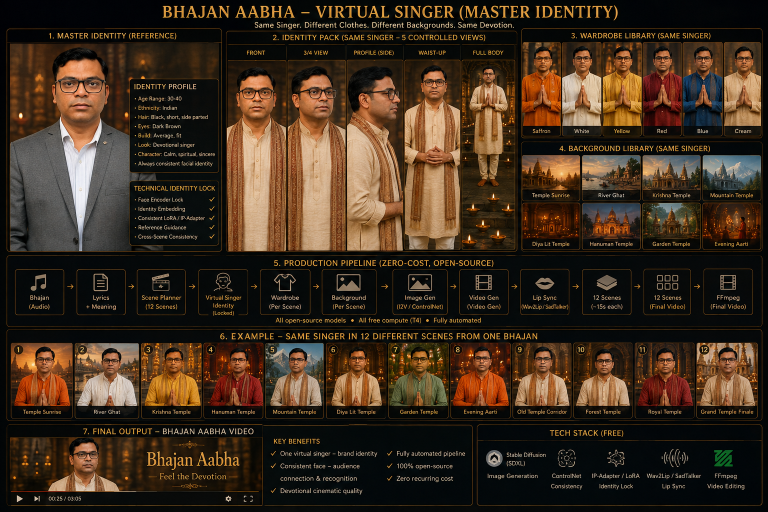
#> input picture uks model image.png, 1536 x 1024 px, found by its file name (shown at 1/2 size)
$ python exact_identity_production.py
#> lines starting #> are read from the running program, lines starting #| are printed output that depends on the picture
from __future__ import annotations

import json
import os
import shutil
import subprocess
import sys
from pathlib import Path

# When this file is launched as `python app/exact_identity_production.py`,
# Python places /app on sys.path rather than the repository root. Add the
# repository root explicitly so sibling app modules can be imported reliably.
ROOT = Path(__file__).resolve().parents[1]
if str(ROOT) not in sys.path:
    sys.path.insert(0, str(ROOT))

from PIL import Image, ImageEnhance

OUT = ROOT / "output"
WORK = OUT / "exact_identity_work"
AUDIO = OUT / "bhajan_source.mp3"
FINAL = OUT / "bhajan_aabha_exact_identity.mp4"
REFERENCE = ROOT / "assets" / "uks model image.png"

VIDEO_SECONDS = int(os.getenv("VIDEO_SECONDS", "180"))
SCENE_SECONDS = 15
SCENE_COUNT = VIDEO_SECONDS // SCENE_SECONDS

LYRICS = """[Intro]
श्री राम... श्री राम... जय जय राम...

[Verse 1]
मन में बसो रघुनंदन, चरणों में मेरा ध्यान
राम नाम की ज्योति जले, रोशन हो हर प्राण

[Pre-Chorus]
तेरे नाम की धुन बजे, हर धड़कन में आज
तेरी कृपा से खिल उठे, जीवन का हर राज

[Chorus]
श्री राम जय राम, जय जय राम
मेरे मन के दीप में, बसते श्री राम

[Instrumental Break]

[Verse 2]
दुख की घड़ी में साथ दो, हे दीनदयाल भगवान
तेरा नाम ही आसरा, तेरा नाम ही सम्मान

[Pre-Chorus]
तेरी राह में चल पड़ूँ, मन में लेकर विश्वास
राम नाम की शक्ति से, मिट जाए हर त्रास

[Chorus]
श्री राम जय राम, जय जय राम
मेरे मन के दीप में, बसते श्री राम

[Verse 3]
अयोध्या के राजकुमार, करुणा के भंडार
तेरे चरणों में मिल जाए, जीवन का सच्चा सार

[Build]
जय श्री राम की गूंज उठे, नभ से धरती तक
ढोल बजे और शंख बजे, प्रेम बहे हर पल

[Final Chorus]
श्री राम जय राम, जय जय राम
मेरे मन के दीप में, बसते श्री राम
श्री राम जय राम, जय जय राम
जय जय राम... जय जय राम...

[Outro]
श्री राम... जय राम... जय जय राम..."""

MUSIC_CAPTION = """Modern high-energy Hindi devotional bhajan made like a current YouTube DJ devotional song, 128 BPM, 4/4, polished commercial stereo production, powerful expressive Hindi male lead vocal clearly singing every lyric with natural emotion and clean pronunciation, catchy devotional melody, memorable chorus, energetic EDM arrangement, punchy four-on-the-floor kick, deep controlled sub bass, synth bass, bright synth leads, wide pads, electronic percussion, claps, dhol and dholak layered with tabla, cinematic risers, tasteful temple bells, bansuri accents, harmonium texture, short instrumental intro, strong verse build, massive chorus, rhythmic instrumental break, final chorus with layered backing vocals. NOT meditation music, NOT sleepy, NOT ambient, NOT acoustic-only, NOT spoken narration, NOT humming, NOT a cappella, NOT instrumental-only."""


def run(*args: str) -> None:
    print("RUN:", " ".join(map(str, args)), flush=True)
    subprocess.run([str(x) for x in args], check=True)


def prepare_singer() -> Path:
    if not REFERENCE.exists():
        raise RuntimeError(f"Approved singer reference missing: {REFERENCE}")

    OUT.mkdir(parents=True, exist_ok=True)
    WORK.mkdir(parents=True, exist_ok=True)

    image = Image.open(REFERENCE).convert("RGB")
    print(f"REFERENCE={REFERENCE}", flush=True)
    print(f"REFERENCE_SIZE={image.size}", flush=True)
#| REFERENCE_SIZE=(1536, 1024)
    if image.size != (1536, 1024):
        raise RuntimeError(f"Expected original 1536x1024 identity sheet, got {image.size}")

    # Approved master portrait area from the original identity sheet.
    crop = image.crop((35, 85, 245, 505))
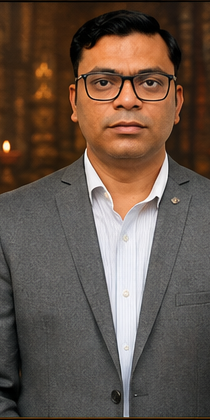
#> crop: PIL image 210x420 RGB; mean R, G, B 101, 84.1, 72.7
    crop = ImageEnhance.Brightness(crop).enhance(1.04)

    singer = OUT / "bhajan_aabha_locked_identity_source.png"
    crop.save(singer, format="PNG", optimize=True)
    print(f"LOCKED_SINGER={singer} SIZE={crop.size}", flush=True)
#| LOCKED_SINGER=output/bhajan_aabha_locked_identity_source.png SIZE=(210, 420)
    return singer


def generate_audio_zerogpu() -> Path:
    """Generate the bhajan through the existing official ACE-Step HF ZeroGPU Space.

    No Lightning AI calls are made here.
    """
    import app.zero_cost_pipeline_v5 as base
    import app.zero_cost_pipeline_v5_2 as music

    hf_token = os.getenv("HF_TOKEN", "").strip()
    if not hf_token:
#> (the run stopped early here; a loop or call above may not have finished)
